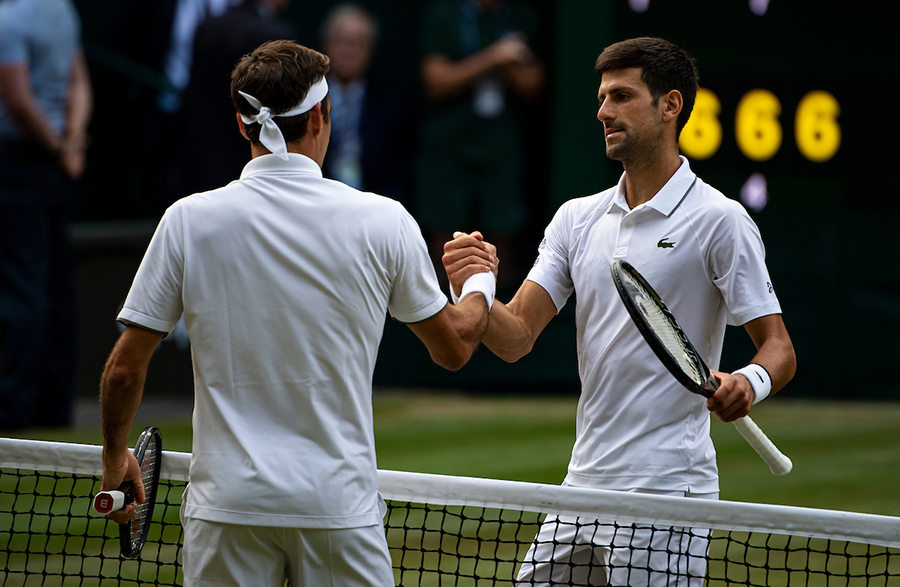
#> input picture face_detect/download.jpg, 900 x 587 px
$ python simple_thresholding.py --image face_detect/download.jpg
#> lines starting #> are read from the running program, lines starting #| are printed output that depends on the picture; after the words box and inside, x2 and y2 are one past the last pixel; in counts of white or black regions, pixels touching at a corner belong together
import numpy as np
import argparse
import cv2

ap = argparse.ArgumentParser()
ap.add_argument('-i', '--image', required=True, help='Path to the image.')
ap.add_argument('-t', '--threshold', type=int, default=128, help='Threshold value.')
args = vars(ap.parse_args())

image = cv2.imread(args['image'])
#> image is the input picture: shape (587, 900, 3); mean B, G, R 67.3, 74, 71.7
image = cv2.cvtColor(image, cv2.COLOR_BGR2GRAY)
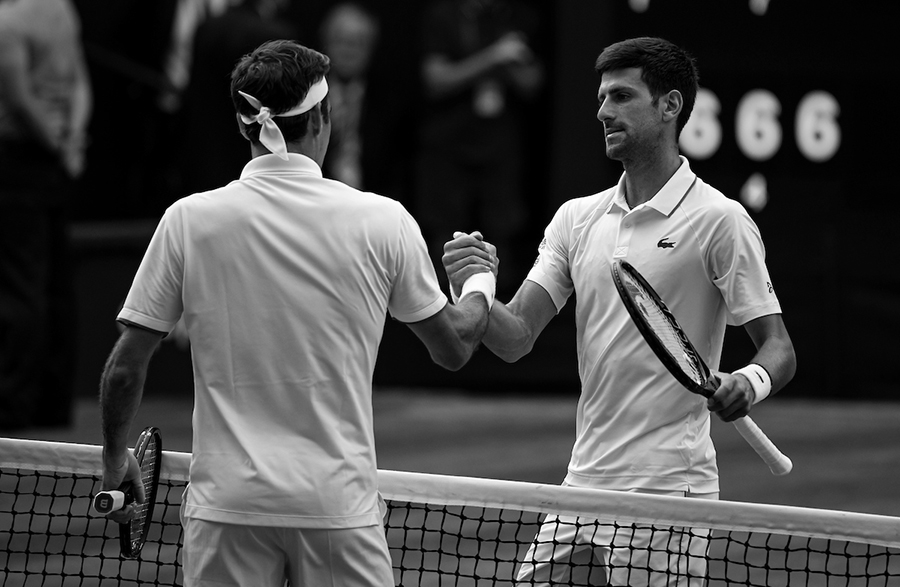
#> image: shape (587, 900); min 0, max 255, mean 72.5
# Apply a Gaussian blurring with sigma equal to radius of five to grayscale image. Applying Gaussian blurring helps remove some of the high frequency edges in the image.
blurred = cv2.GaussianBlur(image, (5, 5), 0)
cv2.imshow('Image', image)
cv2.waitKey(0)

# Args: grayscale image, threshold value, maximum value (any pixel intensity greater than our threshold is set to this value). So any pixel value greater than 155 is set to 255. Last arg is the thresholding method. Return values are our threshold value and the thresholded image.
(T, threshold) = cv2.threshold(blurred, 155, 255, cv2.THRESH_BINARY)
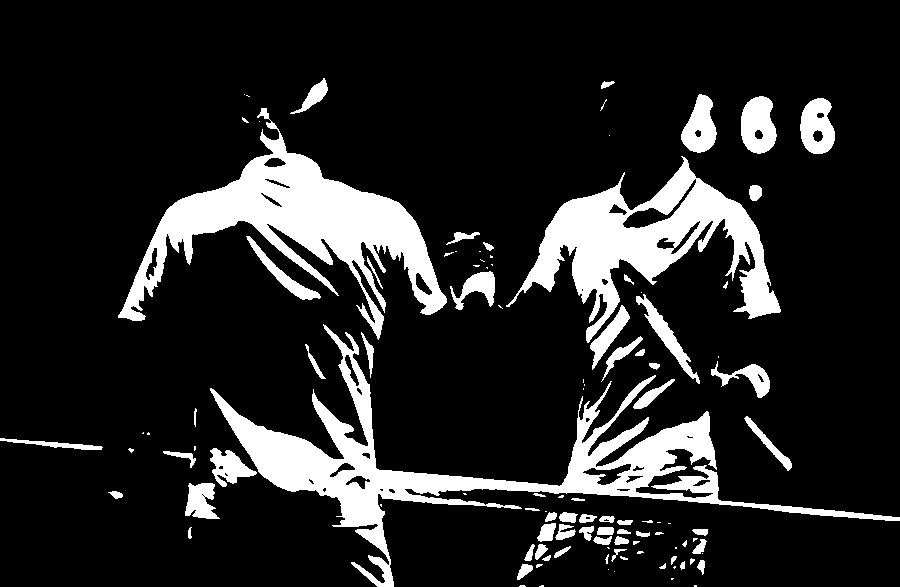
#> threshold: shape (587, 900); 14.7% white; 111 white regions (44 under 20 px), largest, box (x1, y1, x2, y2) and area: (210, 324, 900, 587) 24056, (118, 108, 447, 340) 20642, (506, 156, 781, 343) 16578
cv2.imshow('Threshold Binary', threshold)

(T, thresholdInv) = cv2.threshold(blurred, 155, 255, cv2.THRESH_BINARY_INV)
cv2.imshow('Inverse Threshold Binary', thresholdInv)

# We reveal the objects in the image and hide everything else by masking the image with the inverted threshold image. This is because a mask only considers pixels in the original image where the mask is greater than zero. Since the inverted thresholded image can approximate the areas the objects are contained, we can use this inverted thresholded image as our mask.
cv2.imshow('Coins', cv2.bitwise_and(image, image, mask=thresholdInv))
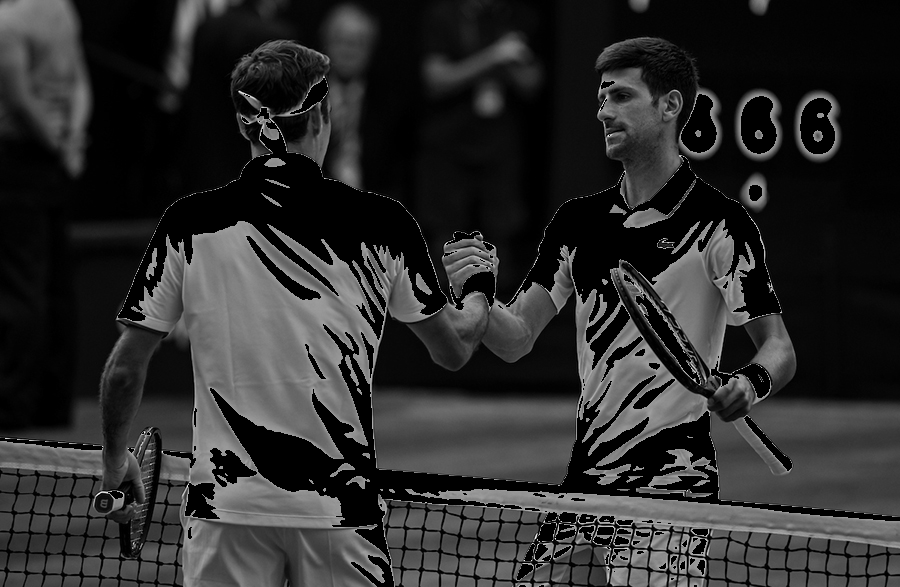
#> window 'Coins': shape (587, 900); min 0, max 255, mean 44.3
cv2.waitKey(0)

# THRESH_TRUNC: leaves pixel intensities as they are if the source pixel is not greater than the supplied threshold.

# THRESH_TOZERO: sets the source pixel to zero if the source pixel is not greater than the supplied threshold.

otherMethods = [
    ('THRESH_TRUNC', cv2.THRESH_TRUNC),
    ('THRESH_TOZERO', cv2.THRESH_TOZERO),
    ('THRESH_TOZERO_INV', cv2.THRESH_TOZERO_INV)]

for (threshName, threshMethod) in otherMethods:
    (T, threshold) = cv2.threshold(image, args['threshold'], 255, threshMethod)
    cv2.imshow(threshName, threshold)
    cv2.waitKey(0)
#> this loop made 3 passes
#> pass 1, `(T, threshold) = cv2.threshold(image, args['threshold'], 255, threshMe..`:
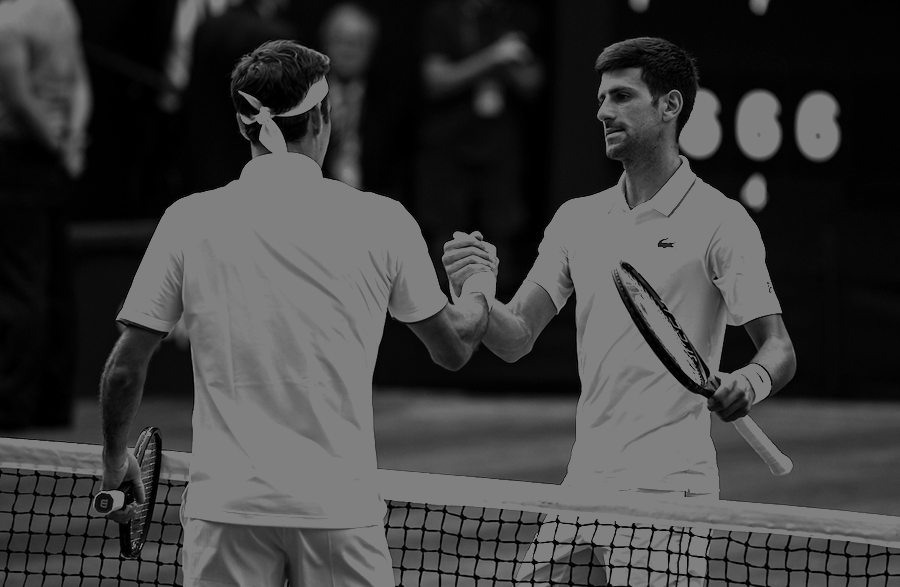
#> threshold: shape (587, 900); min 0, max 128, mean 61.8
#> pass 2, `(T, threshold) = cv2.threshold(image, args['threshold'], 255, threshMe..`:
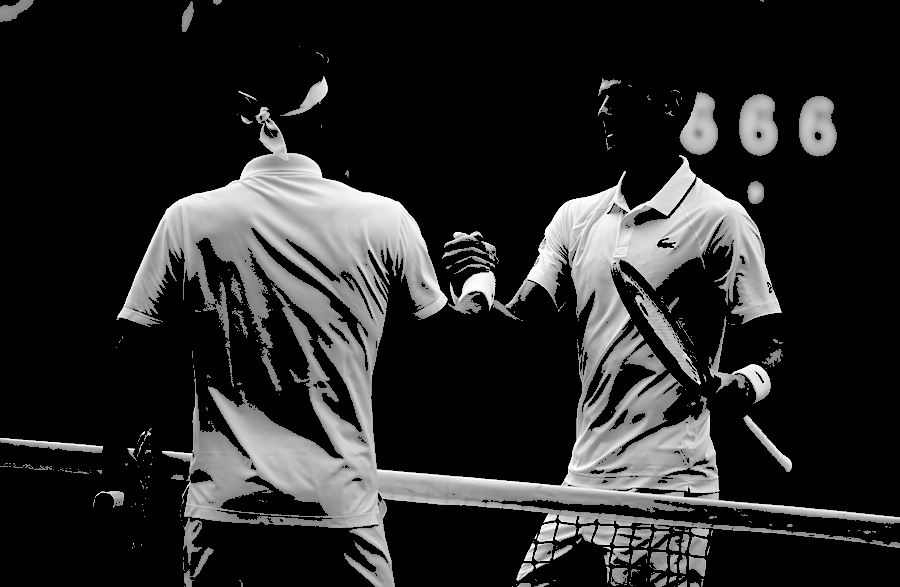
#> threshold: shape (587, 900); min 0, max 255, mean 40.1
#> pass 3, `(T, threshold) = cv2.threshold(image, args['threshold'], 255, threshMe..`:
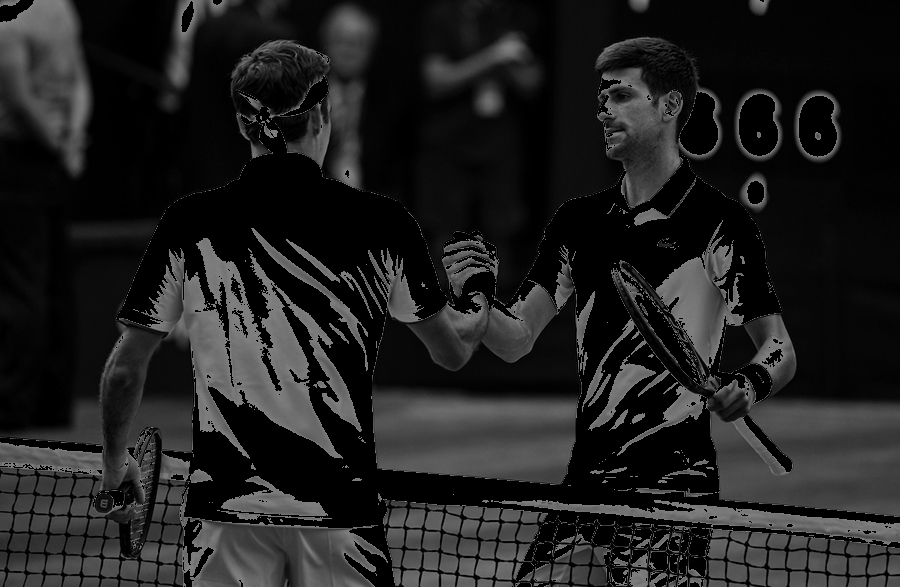
#> threshold: shape (587, 900); min 0, max 128, mean 32.4

# Note: these methods require human-intervention: fine-tuing of the threshold value.
